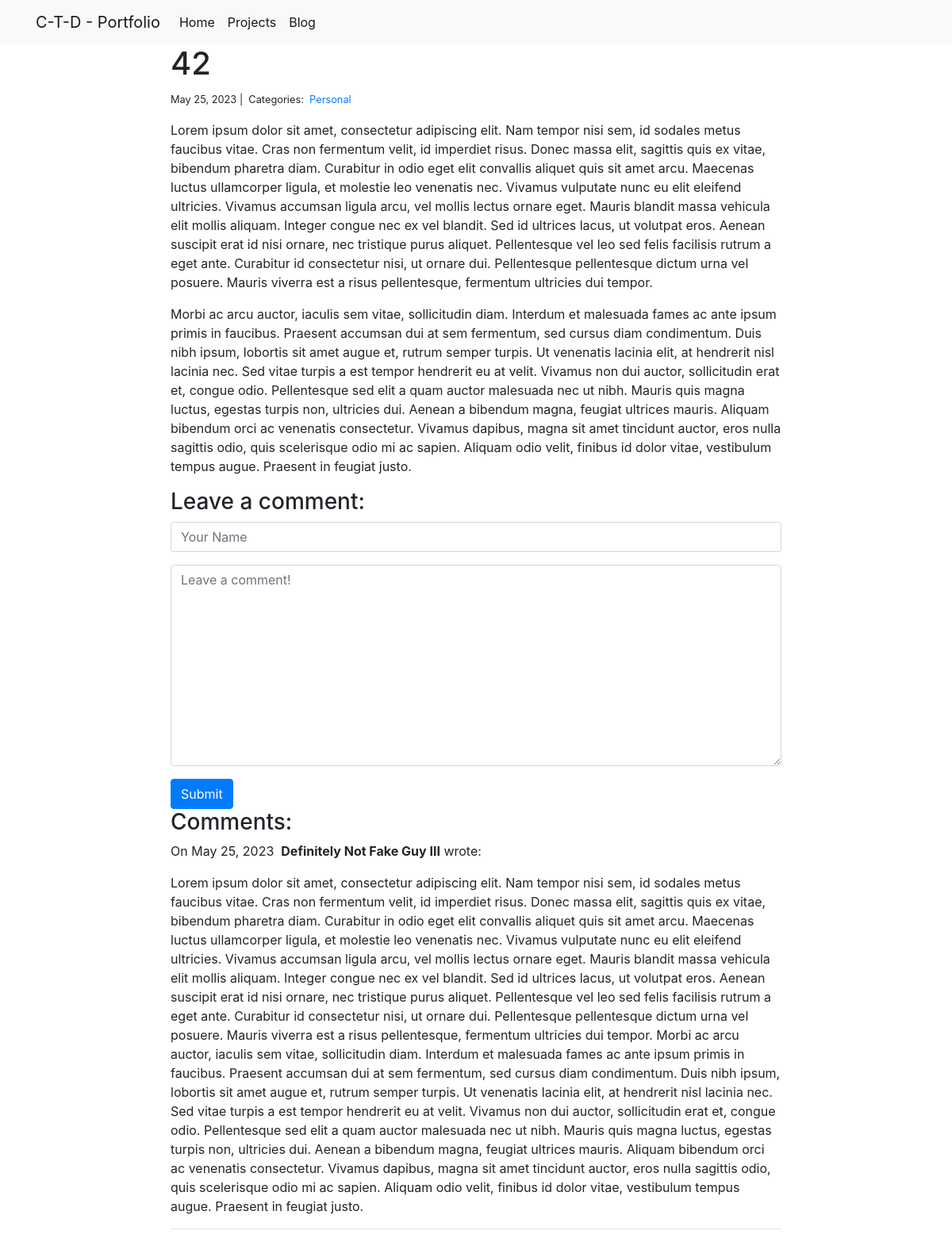
Page /blog/1/ on the committed database.
### blog/models.py (models this page shows)
class Post(models.Model):
    title = models.CharField(max_length=250)
    body = models.TextField()
    created_on = models.DateTimeField(auto_now_add=True)
    last_modified = models.DateTimeField(auto_now=True)
    categories = models.ManyToManyField('Category', related_name='Post')

class Category(models.Model):
    name = models.CharField(max_length=20)

class Comment(models.Model):
    author = models.CharField(max_length=60)
    body = models.TextField()
    created_on = models.DateTimeField(auto_now_add=True)
    post = models.ForeignKey('Post', on_delete=models.CASCADE)

### blog/views.py (the view, shortened to what this page needs)
# urls.py: path('<int:pk>/', views.BlogDetail.as_view(), name='blog_detail'),
class BlogDetail(View):
    @staticmethod
    def get(request, pk):
        post = Post.objects.get(pk=pk)
        form = CommentForm()
        comments = Comment.objects.filter(post=post)
        context = {
            'post': post,
            'comments': comments,
            'form': form
        }
        return render(request, 'blog/blog_detail.html', context)

### blog/forms.py
class CommentForm(forms.Form):
    author = forms.CharField(
        max_length=60,
        widget=forms.TextInput(attrs={
            "class": "form-control",
            "placeholder": "Your Name"
        })
    )
    body = forms.CharField(widget=forms.Textarea(
        attrs={
            "class": "form-control",
            "placeholder": "Leave a comment!"
        })
    )

### templates/blog/blog_detail.html (shortened to what this page needs)
{% extends 'base.html' %}
        {% block page_content %}
        <div class="col-md-8 offset-md-2">
            <h1>{{ post.title }}</h1>
            <small>
                {{ post.created_on.date }} |&nbsp;
                Categories:&nbsp;
                {% for category in post.categories.all %}
                    <a href="{% url 'blog:blog_category' category.name %}">
                    {{ category.name }}
                    </a>&nbsp;
                {% endfor %}
            </small>
            <p>{{ post.body | linebreaks }}</p>
            <h3>Leave a comment:</h3>
            <form action="/blog/{{ post.pk }}/" method="post">
                <div class="form-group">
                    {{ form.author }}
                </div>
                <div class="form-group">
                    {{ form.body }}
                </div>
                <button type="submit" class="btn btn-primary">Submit</button>
            </form>
            <h3>Comments:</h3>
            {% for comment in comments %}
            <p>
                On {{comment.created_on.date }}&nbsp;
                <b>{{ comment.author }}</b> wrote:
            </p>
            <p>{{ comment.body }}</p>
            <hr>
            {% endfor %}
        </div>
        {% endblock %}

### templates/base.html (shortened to what this page needs)
<!DOCTYPE html>
{% load static %}
<html lang="en">
<head>
    <link rel="stylesheet" href="https://stackpath.bootstrapcdn.com/bootstrap/4.1.3/css/bootstrap.min.css"
>
</head>
<header>
    <nav class="navbar navbar-expand-lg navbar-light bg-light">
        <div class="container">
            <a class="navbar-brand d-flex justify-content-center" href="{% url 'projects:projects_index' %}">C-T-D - Portfolio</a>
            <div class="collapse navbar-collapse" id="navbarSupportedContent">
                <ul class="navbar-nav">
                    <li class="nav-item active">
                        <a class="nav-link" href="{% url 'home' %}">Home</a>
                    </li>
                    <li class='nav-item active'>
                        <a class="nav-link" href="{% url 'projects:projects_index' %}">Projects</a>
                    </li>
                    <li class="nav-item active">
                        <a class="nav-link" href="{% url 'blog:blog_index' %}">Blog</a>
                    </li>
                </ul>
            </div>
        </div>
    </nav>
    {% block page_content %}{% endblock %}
</header>
<body>
</body>
</html>

### rows in the picture
Post: title "42", created_on "May 25, 2023", body "Lorem ipsum dolor sit amet, consectetur adipiscing elit. Nam tempor nisi sem, id sodales metus faucibus vitae. Cras non fermentum velit, id imperdiet risus. Donec massa elit, sagittis quis ex vitae, bibendum pharetra diam. Curabitur in odio eget elit convallis aliquet quis sit amet arcu. Maecenas luctus ullamcorper ligula, et molestie leo venenatis nec. Vivamus vulputate nunc eu elit eleifend ultricies. Vivamus accumsan ligula arcu, vel mollis lectus ornare eget. Mauris blandit massa vehicula elit mollis aliquam. Integer congue nec ex vel blandit. Sed id ultrices lacus, ut volutpat eros. Aenean suscipit erat id nisi ornare, nec tristique purus aliquet. Pellentesque vel leo sed felis…"
Category: name "Personal"
Comment: created_on "May 25, 2023", author "Definitely Not Fake Guy III", body "Lorem ipsum dolor sit amet, consectetur adipiscing elit. Nam tempor nisi sem, id sodales metus faucibus vitae. Cras non fermentum velit, id imperdiet risus. Donec massa elit, sagittis quis ex vitae, bibendum pharetra diam. Curabitur in odio eget elit convallis aliquet quis sit amet arcu. Maecenas luctus ullamcorper ligula, et molestie leo venenatis nec. Vivamus vulputate nunc eu elit eleifend ultricies. Vivamus accumsan ligula arcu, vel mollis lectus ornare eget. Mauris blandit massa vehicula elit mollis aliquam. Integer congue nec ex vel blandit. Sed id ultrices lacus, ut volutpat eros. Aenean suscipit erat id nisi ornare, nec tristique purus aliquet. Pellentesque vel leo sed felis…"
